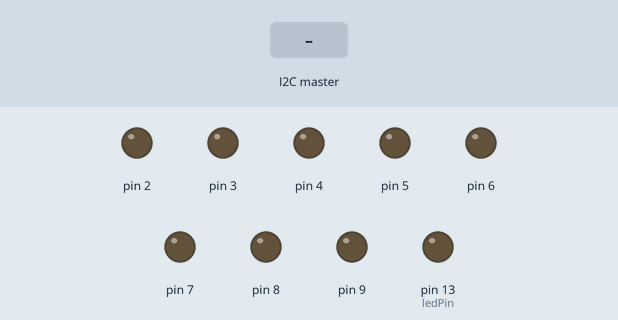
Bench run of a sketch on a simulated Arduino Uno, built with avr-gcc and run on an emulated ATmega328P. On the bench: output pins drawn as LEDs (lit = HIGH). Inputs (shaded band) come from the test bench.

Above: at 1.2 s.
1.3 s: the I2C master sends the byte 1
At 1.7 s:
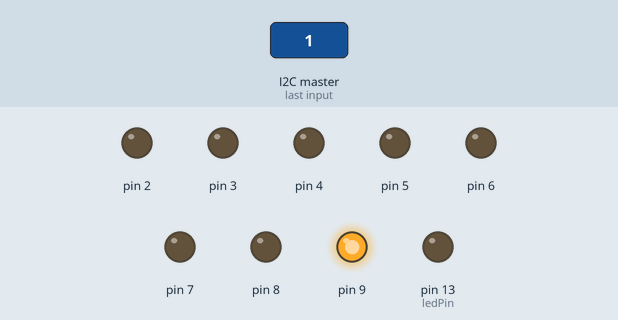
2.8 s: the I2C master sends the byte 2
At 4.0 s:
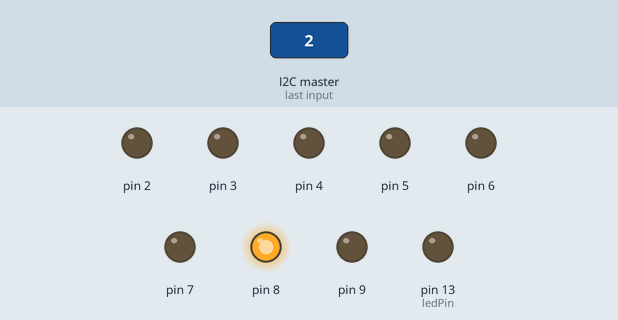
4.3 s: the I2C master sends the byte 90
At 5.5 s:
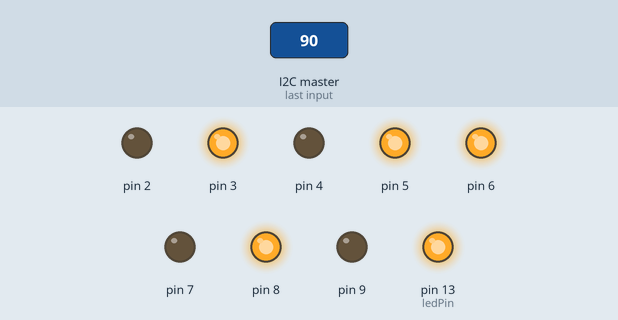
5.8 s: the I2C master sends the byte 0
At 6.8 s:
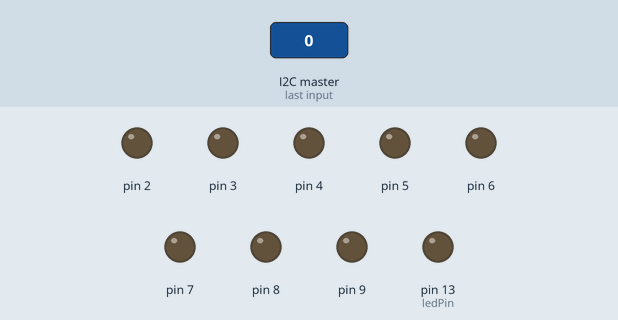
7.3 s: the I2C master sends the byte 200
At 8.2 s:
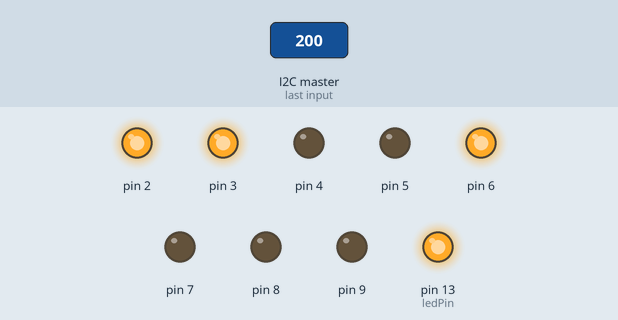
8.8 s: the I2C master sends the byte 0
At 9.4 s:
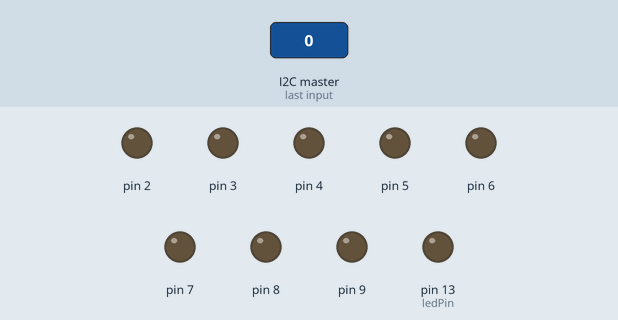
Timing chart, 0 to 11.3 s (numbered marks = the images above; inputs shaded):
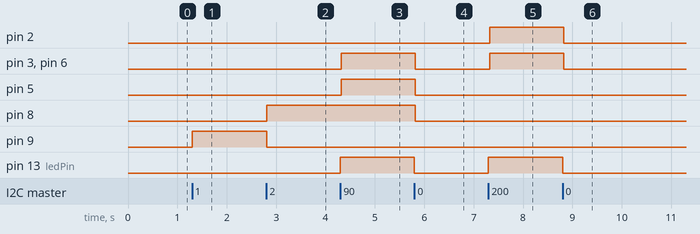

Measured:
- after the input at 1.3 s, pin 9: LOW → HIGH at once
- after the input at 2.8 s, pin 8: LOW → HIGH at once; pin 9: HIGH → LOW at once
- after the input at 4.3 s, pin 3, pin 5, pin 6, pin 13 (ledPin): LOW → HIGH at once
- after the input at 5.8 s, pin 3, pin 5, pin 6, pin 8, pin 13 (ledPin): HIGH → LOW at once
- after the input at 7.3 s, pin 2, pin 3, pin 6, pin 13 (ledPin): LOW → HIGH at once
- after the input at 8.8 s, pin 2, pin 3, pin 6, pin 13 (ledPin): HIGH → LOW at once

The sketch:

EsclavoI2CProMini.ino
```cpp
#include <Wire.h>
String s;
int a = 15;
const int ledPin =  13;      // Numero del pin para el Led
byte rec = 0;
void setup()
{
  Wire.begin(0xA0);                // Nos ponemos la direccion 0xA0
  Wire.onRequest(requestEvent); // Activamos evento de peticion
  Wire.onReceive(receiveEvent);//Activamos evento de lectura.
  pinMode(ledPin, OUTPUT);//inicializamos el pin del Led como salida
  pinMode(2, OUTPUT);
  pinMode(3, OUTPUT);
  pinMode(4, OUTPUT);
  pinMode(5, OUTPUT);
  pinMode(6, OUTPUT);
  pinMode(7, OUTPUT);
  pinMode(8, OUTPUT);
  pinMode(9, OUTPUT);
  setBits(0X00);
}

void loop()
{
  setBits(rec);
  delay(100);
}


//Interrupcion de dato recibido i2c
void receiveEvent(int howMany)
{
  while ( Wire.available() > 0) // Leemos todo el buffer
  {
    rec = Wire.read(); // almacenamos el byte
    funcion(rec);
  }
}
//Evento de peticion se activa cuando un master nos pide que le enviemos algun dato
void requestEvent()
{
  Wire.write(rec); // Enviamos el resultado

}
/**
   Establecer los bits correspondientes dado un número entero de 8 bits

   int num. Número de 8 bits a establecer en pines 2 hasta 9
   int bits. Tamaño del número binario.
 **/
void setBits(int num) {
  String s = getBinary(num, 8);
  digitalWrite (2, getBit(s.charAt(0)));
  digitalWrite (3, getBit(s.charAt(1)));
  digitalWrite (4, getBit(s.charAt(2)));
  digitalWrite (5, getBit(s.charAt(3)));
  digitalWrite (6, getBit(s.charAt(4)));
  digitalWrite (7, getBit(s.charAt(5)));
  digitalWrite (8, getBit(s.charAt(6)));
  digitalWrite (9, getBit(s.charAt(7)));
}

/**
   Convierte un entero en su equivalente binario con el tamaño
   de bits indicado.

   int number. Número entero a convertir
   int bits. Tamaño del número binario.

   Retorna. String, representación binaria del número entero.
 **/
String getBinary(int number, int bits) {
  String temp = String(number, BIN);;
  String s = "";
  if (temp.length() <= bits) {
    for (int i = 0; i < bits - temp.length(); i++) {
      s.concat("0");
    }
    s.concat(temp);
  }
  else {
    s = String(number, BIN);
  }
  return s;
}

int getBit(char c) {
  if (c == '0') return 0;
  else if (c == '1') return 1;
}
void funcion(int dato)
{
  if (dato > 50)
    digitalWrite(ledPin, HIGH);
  else
    digitalWrite(ledPin, LOW);
}
```
